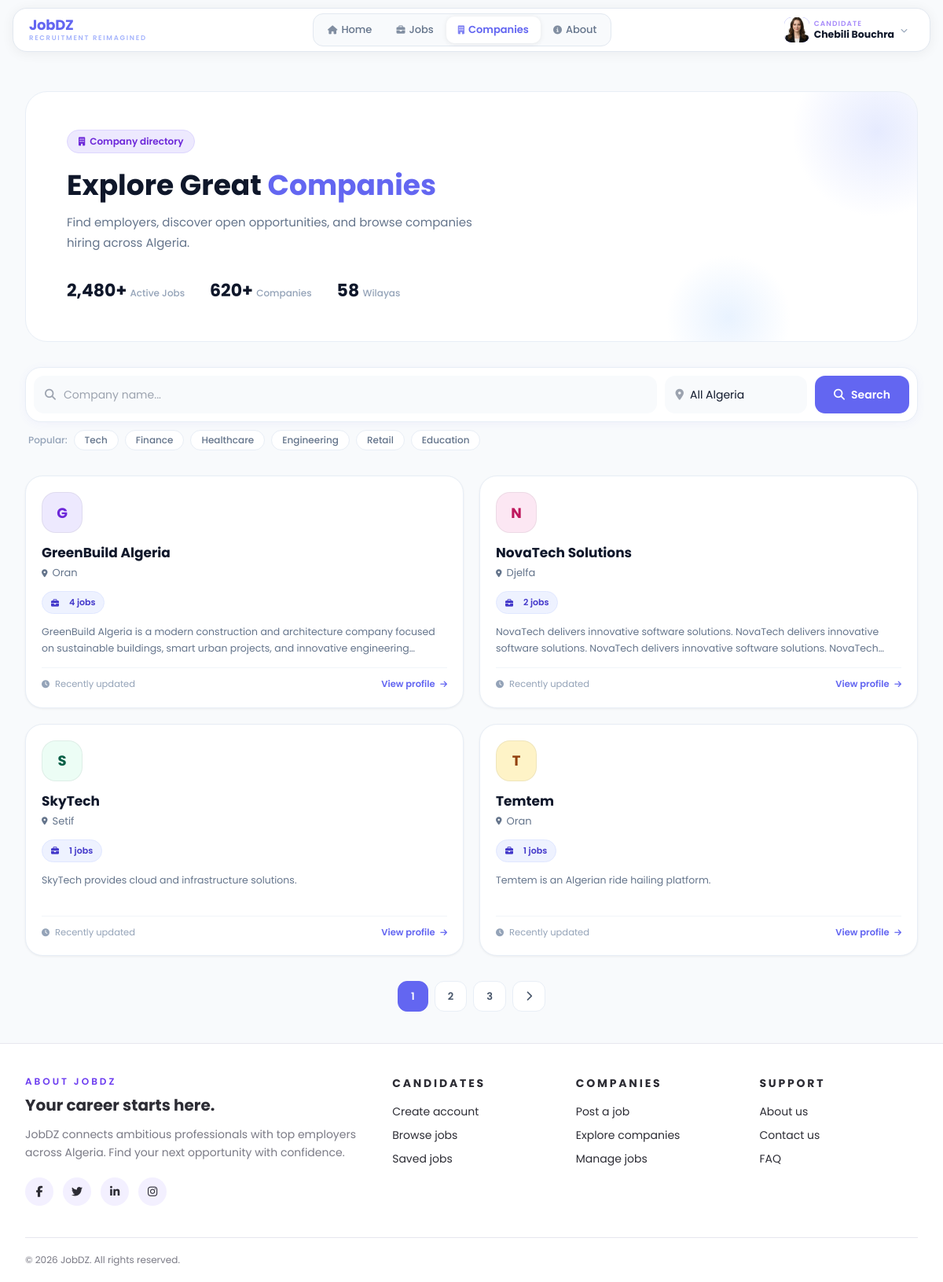
/companies.php (signed in), run on the app's committed database.
### tables this page shows
CREATE TABLE `candidates_profiles` (
  `id` int(11) NOT NULL,
  `user_id` int(11) NOT NULL,
  `full_name` varchar(255) DEFAULT NULL,
  `phone` varchar(20) DEFAULT NULL,
  `city` varchar(100) DEFAULT NULL,
  `image_path` varchar(255) DEFAULT NULL,
  `updated_at` timestamp NOT NULL DEFAULT current_timestamp() ON UPDATE current_timestamp(),
  `job_title` varchar(255) DEFAULT NULL,
  `summary` text DEFAULT NULL,
  `category` varchar(100) DEFAULT NULL,
  `specialty` varchar(150) DEFAULT NULL,
  `availability` varchar(50) DEFAULT NULL,
  `experience_level` varchar(50) DEFAULT NULL,
  `cv_file` varchar(255) DEFAULT NULL,
  `linkedin_url` varchar(255) DEFAULT NULL,
  `github_url` varchar(255) DEFAULT NULL,
  `portfolio_url` varchar(255) DEFAULT NULL,
  `profile_views` int(11) DEFAULT 0
);

CREATE TABLE `companies_profiles` (
  `id` int(11) NOT NULL,
  `user_id` int(11) NOT NULL,
  `company_name` varchar(255) DEFAULT NULL,
  `industry` varchar(100) DEFAULT NULL,
  `size` varchar(50) DEFAULT NULL,
  `founded_year` year(4) DEFAULT NULL,
  `employees_count` int(11) DEFAULT NULL,
  `phone` varchar(20) DEFAULT NULL,
  `email` varchar(255) DEFAULT NULL,
  `city` varchar(100) DEFAULT NULL,
  `address` varchar(255) DEFAULT NULL,
  `website` varchar(255) DEFAULT NULL,
  `description` text DEFAULT NULL,
  `specialties` text DEFAULT NULL,
  `benefits` text DEFAULT NULL,
  `mission` text DEFAULT NULL,
  `vision` text DEFAULT NULL,
  `working_hours` varchar(100) DEFAULT NULL,
  `is_verified` tinyint(1) DEFAULT 0,
  `updated_at` timestamp NOT NULL DEFAULT current_timestamp() ON UPDATE current_timestamp(),
  `logo_url` varchar(255) DEFAULT NULL,
  `cover_image` varchar(255) DEFAULT NULL,
  `linkedin` varchar(255) DEFAULT NULL,
  `facebook` varchar(255) DEFAULT NULL,
  `twitter` varchar(255) DEFAULT NULL,
  `instagram` varchar(255) DEFAULT NULL,
  `github` varchar(255) DEFAULT NULL,
  `rating` decimal(2,1) DEFAULT 0.0,
  `total_reviews` int(11) DEFAULT 0,
  `reviews_count` int(11) DEFAULT 0,
  `profile_views` int(11) DEFAULT 0
);

### companies.php (the view, shortened to what the rows shown need)
<?php
require_once 'functions.php';
$page   = max(1, (int)($_GET['page'] ?? 1));
$limit  = 4;
$offset = ($page - 1) * $limit;
global $pdo;
$sql = '
    SELECT cp.*, COUNT(j.id) AS job_count
    FROM companies_profiles cp
    JOIN jobs j ON cp.user_id = j.user_id
    WHERE 1=1
';
$params = [];
$sql .= '
    GROUP BY cp.user_id
    ORDER BY cp.user_id DESC
    LIMIT ' . $limit . ' OFFSET ' . $offset;
$stmt = $pdo->prepare($sql);
$stmt->execute($params);
$companies = $stmt->fetchAll();
?>
<!DOCTYPE html>
<html lang="en">
<head>
    <?php include 'includes/tailwind-head.php'; ?>
    <link rel="stylesheet" href="css/all.min.css">
    <link rel="stylesheet" href="css/global.css">
</head>
<body class="text-slate-900">
    <?php include 'includes/navbar.php'; ?>
    <main class="mx-auto max-w-7xl px-4 py-10 sm:px-6 lg:px-8">
        <div class="space-y-8">
            <section class="hero-section">
                <h1>Explore Great <span>Companies</span></h1>
            </section>
            <section class="companies-grid">
                <?php if (empty($companies)): ?>
                    <div class="empty-state">
                        <i class="fas fa-building"></i>
                        <p class="text-lg font-semibold">No companies found</p>
                        <p class="text-sm text-slate-400 mt-2">Try changing the search name or city.</p>
                    </div>
                <?php else: ?>
                    <?php
                    $avatarStyles = [
                        'background:#ede9fe;color:#6d28d9;',
                        'background:#fce7f3;color:#be185d;',
                        'background:#ecfdf5;color:#065f46;',
                        'background:#fef3c7;color:#92400e;',
                        'background:#dbeafe;color:#1e40af;',
                        'background:#fdf4ff;color:#7e22ce;',
                    ];
                    $idx = 0;
                    ?>
                    <?php foreach ($companies as $company): ?>
                        <?php
                        $avatarStyle = $avatarStyles[$idx % count($avatarStyles)];
                        $initial = strtoupper(substr($company['company_name'] ?? 'C', 0, 1));
                        $idx++;
                        ?>
                        <a href="company.php?id=<?php echo $company['user_id']; ?>" class="company-card">
                            <div class="company-top">
                                <div class="company-avatar" style="<?php echo $avatarStyle; ?>">
                                    <?php echo e($initial); ?>
                                </div>
                            </div>
                            <div>
                                <h3 class="company-name"><?php echo e($company['company_name']); ?></h3>
                                <p class="company-city">
                                    <i class="fas fa-map-marker-alt" style="font-size:10px;"></i>
                                    <?php echo e($company['city'] ?? 'Unknown city'); ?>
                                </p>
                            </div>
                            <div class="company-meta">
                                <span class="badge">
                                    <i class="fas fa-briefcase" style="margin-right:5px;font-size:10px;"></i>
                                    <?php echo (int)$company['job_count']; ?> jobs
                                </span>
                            </div>
                            <p class="company-desc">
                                <?php echo e($company['description'] ?? 'No description available for this company.'); ?>
                            </p>
                            <div class="card-footer">
                                <span class="card-time">
                                    <i class="fas fa-clock" style="margin-right:4px;font-size:10px;"></i>
                                    Recently updated
                                </span>
                                <span class="card-view">
                                    View profile <i class="fas fa-arrow-right" style="font-size:10px;margin-left:4px;"></i>
                                </span>
                            </div>
                        </a>
                    <?php endforeach; ?>
                <?php endif; ?>
            </section>
        </div>
    </main>
</body>
</html>

### includes/navbar.php (shortened to what the rows shown need)
<?php
$role = $_SESSION['user']['role'] ?? 'guest';
$isTransparentNavbar = false;
$isLoggedInUser = isLoggedIn();
?>
<div class="nb-wrap <?php echo $isTransparentNavbar ? 'nb-transparent' : ''; ?>" style="width:100%;box-sizing:border-box;">
    <div class="nb">
        <div class="nb-right">
            <?php if ($isLoggedInUser): ?>
                <?php
                if ($role === 'admin') {
                    $accountType = 'Admin';
                    $displayName = 'Administrator';
                    $avatarUrl   = '';
                    $dotColor    = '#ef4444';
                } elseif ($role === 'company') {
                    $accountType = 'Company';
                    $profileData = getCompanyProfile($_SESSION['user']['id']);
                    $displayName = $profileData['company_name'] ?? $_SESSION['user']['email'];
                    $avatarUrl   = $profileData['logo_url'] ?? '';
                    $dotColor    = '#8b5cf6';
                } else {
                    $accountType = 'Candidate';
                    $profileData = getCandidateProfile($_SESSION['user']['id']);
                    $displayName = $profileData['full_name'] ?? $_SESSION['user']['email'];
                    $avatarUrl   = $profileData['image_path'] ?? '';
                }
                $initial = strtoupper(substr($displayName, 0, 1));
                ?>
                <div class="nb-pill" id="nb-profile-btn" style="position:relative;">
                    <div class="nb-avatar">
                        <?php if ($avatarUrl): ?>
                            <img src="<?php echo e($avatarUrl); ?>" alt="Avatar">
                        <?php else: ?>
                            <?php echo e($initial); ?>
                        <?php endif; ?>
                    </div>
                    <div class="nb-pill-info">
                        <span class="nb-pill-role"><?php echo e($accountType); ?></span>
                        <span class="nb-pill-name"><?php echo e($displayName); ?></span>
                    </div>
                    <i class="fas fa-chevron-down nb-chev"></i>
                </div>
            <?php endif; ?>
        </div>
    </div>
</div>

### data on the page
candidates_profiles: image_path (picture), full_name "Chebili Bouchra"
companies_profiles: company_name "G", company_name "GreenBuild Algeria", city "Oran", job_count "4", description "GreenBuild Algeria is a modern construction and architecture company focused on sustainable buildings, smart urban projects, and innovative…"
companies_profiles: company_name "N", company_name "NovaTech Solutions", city "Djelfa", job_count "2", description "NovaTech delivers innovative software solutions. NovaTech delivers innovative software solutions. NovaTech delivers innovative software solutions.…"
companies_profiles: company_name "S", company_name "SkyTech", city "Setif", job_count "1", description "SkyTech provides cloud and infrastructure solutions."
companies_profiles: company_name "T", company_name "Temtem", city "Oran", job_count "1", description "Temtem is an Algerian ride hailing platform."

### other printed values
$item['label'] "Home"
$item['label'] "Jobs"
$item['label'] "Companies"
$item['label'] "About"
$accountType "CANDIDATE"
$displayJobs "2,480"
$displayCompanies "620"
$displayWilayas "58"
$tag "Tech"
$tag "Finance"
$tag "Healthcare"
$tag "Engineering"
$tag "Retail"
$tag "Education"
